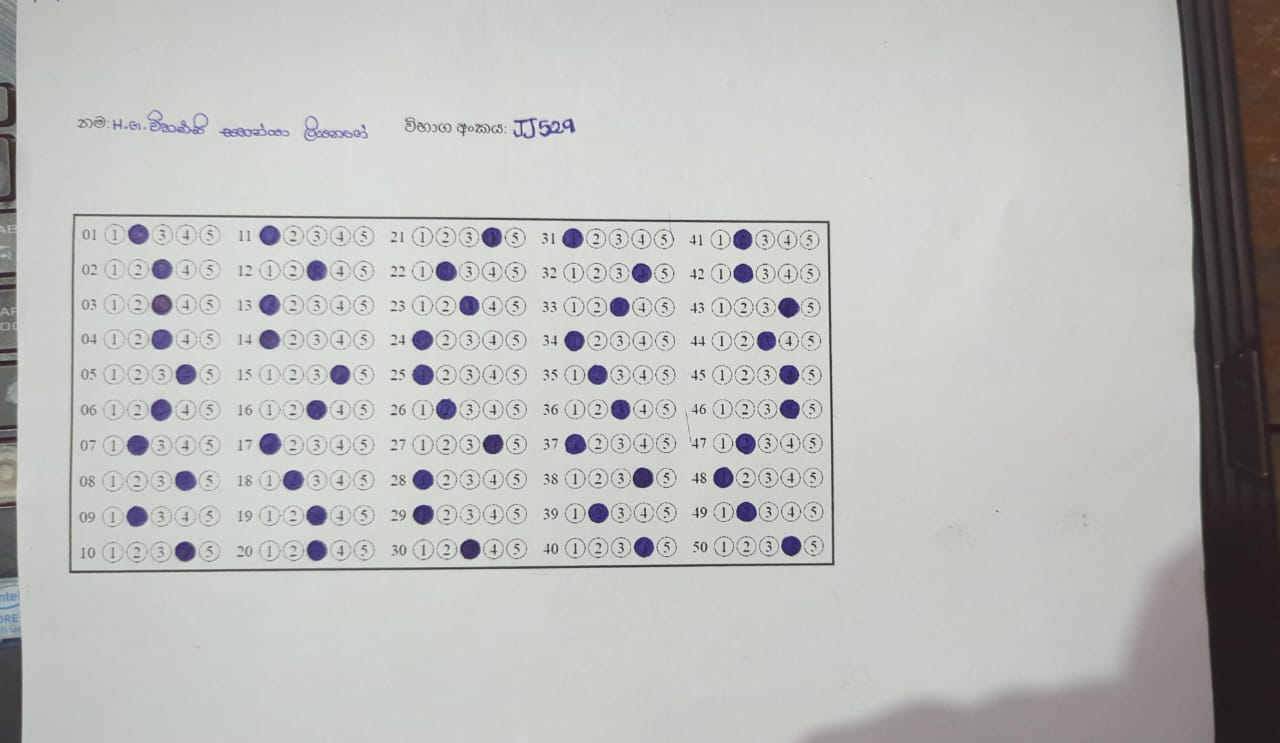
#> input picture imageSample.jpeg, 1280 x 743 px
$ python main.py
#> lines starting #> are read from the running program, lines starting #| are printed output that depends on the picture; after the words box and inside, x2 and y2 are one past the last pixel; in counts of white or black regions, pixels touching at a corner belong together
### utils.py

############################################################################

###### Some Utility Functions, but not needed to final implementation ######

############################################################################


import cv2 as cv
import numpy as np

def stackImages(imgArray, scale, lables=[]):
    rows = len(imgArray)
    cols = len(imgArray[0])
    rowsAvailable = isinstance(imgArray[0], list)
    width = imgArray[0][0].shape[1]
    height = imgArray[0][0].shape[0]
    if rowsAvailable:
        for x in range(0, rows):
            for y in range(0, cols):
                if imgArray[x][y].shape[:2] == imgArray[0][0].shape[:2]:
                    imgArray[x][y] = cv.resize(imgArray[x][y], (0, 0), None, scale, scale)
                else:
                    imgArray[x][y] = cv.resize(imgArray[x][y], (imgArray[0][0].shape[1], imgArray[0][0].shape[0]), None, scale, scale)
                if len(imgArray[x][y].shape) == 2: imgArray[x][y] = cv.cvtColor(imgArray[x][y], cv.COLOR_GRAY2BGR)
        imageBlank = np.zeros((height, width, 3), np.uint8)
        hor = [imageBlank]*rows
        hor_con = [imageBlank]*rows
        for x in range(0, rows):
            hor[x] = np.hstack(imgArray[x])
        ver = np.vstack(hor)
    else:
        for x in range(0, rows):
            if imgArray[x].shape[:2] == imgArray[0].shape[:2]:
                imgArray[x] = cv.resize(imgArray[x], (0, 0), None, scale, scale)
            else:
                imgArray[x] = cv.resize(imgArray[x], (imgArray[0].shape[1], imgArray[0].shape[0]), None, scale, scale)
            if len(imgArray[x].shape) == 2: imgArray[x] = cv.cvtColor(imgArray[x], cv.COLOR_GRAY2BGR)
        hor = np.hstack(imgArray)
        ver = hor
    return ver

def rectContour(contour):
    rectCon = []
    for i in contour:
        area = cv.contourArea(i)
        #print(area)
        if area>50:
            peri = cv.arcLength(i, True)
            approx = cv.approxPolyDP(i, 0.02*peri, True) #True - assuming to be closed shape
            #print("Corner points: ", len(approx))
            if len(approx) == 4:
                rectCon.append(i)
    #print(len(rectCon))
    rectCon = sorted(rectCon, key=cv.contourArea, reverse=True)
    return rectCon

def getCornerPoints(cont):
    peri = cv.arcLength(cont, True)
    approx = cv.approxPolyDP(cont, 0.02*peri, True)
    return approx

def reOrder(myPoints):
    myPoints = myPoints.reshape((4, 2))
    myPointsNew = np.zeros((4, 1, 2), np.int32)
    add = myPoints.sum(1)  #Access no 1 will add
    #print(myPoints)
    #print(add)
    myPointsNew[0] = myPoints[np.argmin(add)] #First point should be min of addition
    myPointsNew[3] = myPoints[np.argmax(add)] #Last point should be max of addition
    diff = np.diff(myPoints, axis=1)
    myPointsNew[1] = myPoints[np.argmin(diff)] #[w,0]
    myPointsNew[2] = myPoints[np.argmax(diff)] #[0,h]
    #print(diff)
    return myPointsNew

### main.py
import cv2 as cv
import numpy as np
import utils

widthImg = 800
heightImg = 800

img = cv.imread('imageSample.jpeg')
#> img is the input picture: shape (743, 1280, 3); mean B, G, R 185.9, 188.5, 187.9
img = cv.resize(img, (widthImg, heightImg))
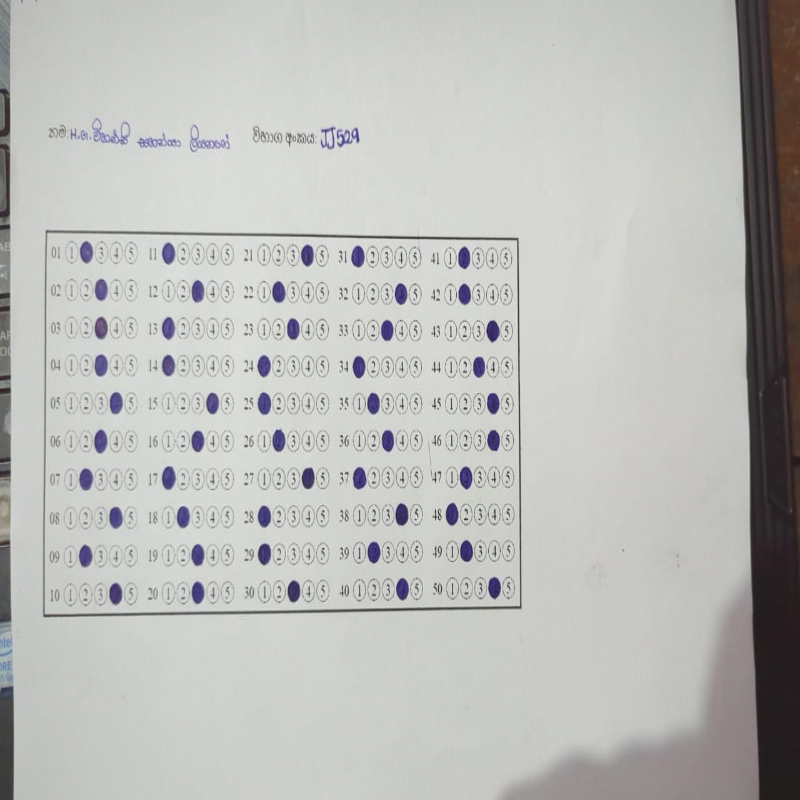
#> img: shape (800, 800, 3); mean B, G, R 185.9, 188.4, 187.9
imgContours = img.copy()
imgBiggestContours = img.copy()

imgGray = cv.cvtColor(img, cv.COLOR_BGR2GRAY)
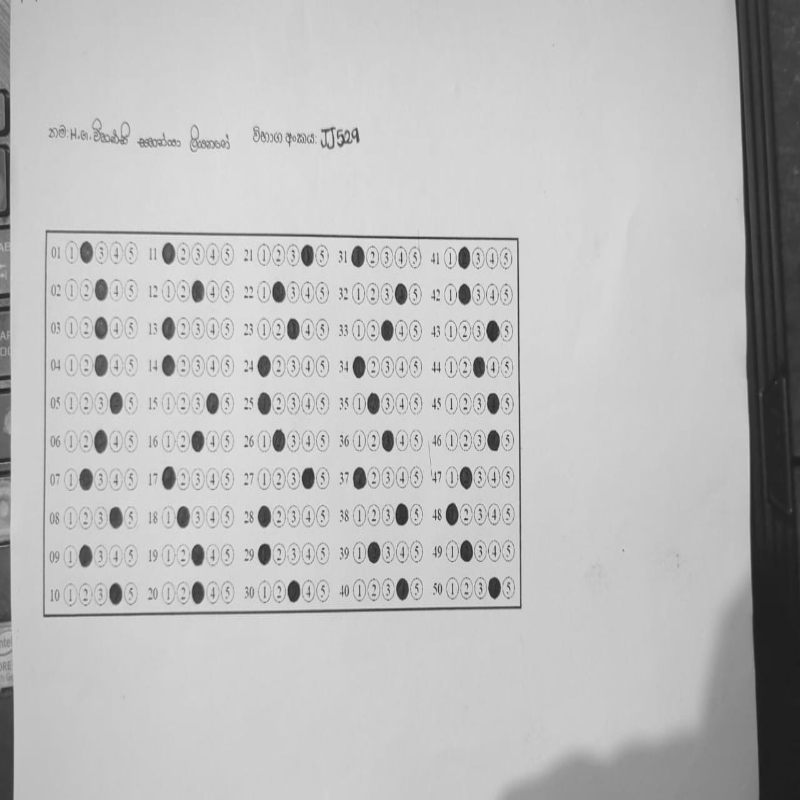
#> imgGray: shape (800, 800); min 28, max 243, mean 188
imgBlur = cv.GaussianBlur(img, (5, 5), 1)
imgCanny = cv.Canny(imgBlur, 50, 50)
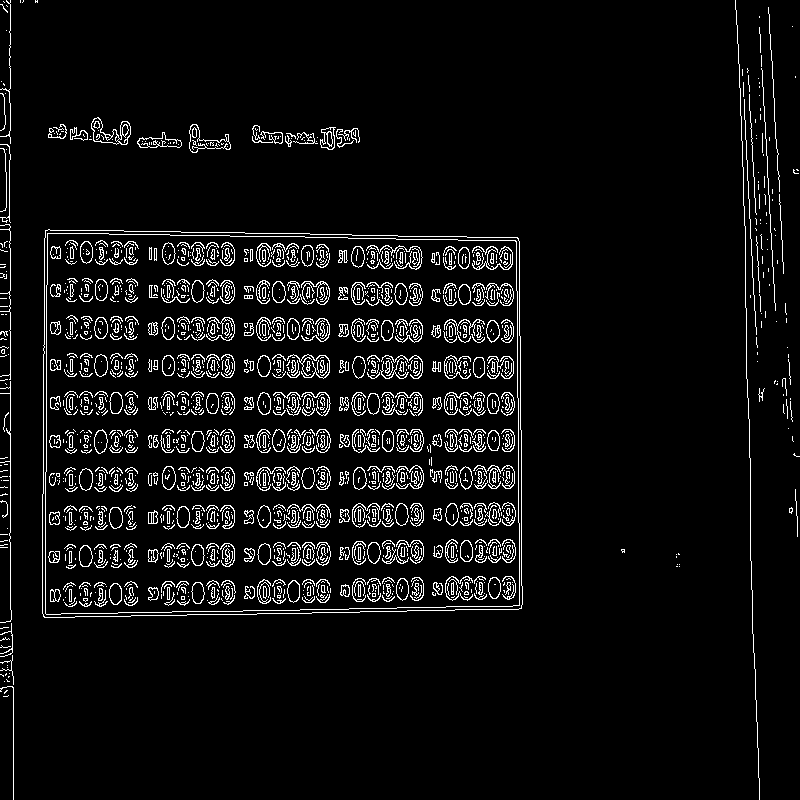
#> imgCanny: shape (800, 800); 5.8% white in thin lines or dots

#Finding all contours
contours, hierarchy = cv.findContours(imgCanny, cv.RETR_EXTERNAL, cv.CHAIN_APPROX_NONE)
#> contours = 194 contours, 187 with area under 20; largest, box (x1, y1, x2, y2) and area: (42, 229, 523, 618) 181140, (91, 117, 131, 145) 560, (189, 124, 231, 153) 498, (137, 132, 182, 148) 356, (320, 127, 336, 150) 230, (70, 127, 88, 141) 52, (48, 124, 67, 139) 34
cv.drawContours(imgContours, contours, -1, (0, 255, 0), 10)
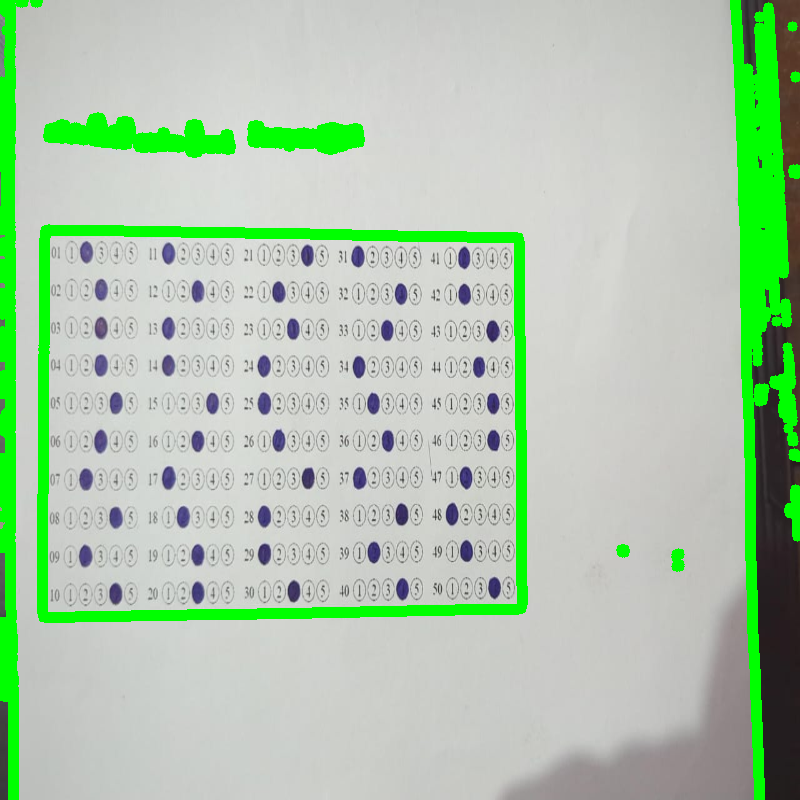
#> imgContours: shape (800, 800, 3); 9.45% of pixels changed, all inside (x1, y1, x2, y2) = (0, 0, 800, 800)

#Find rectangles
rectCon = utils.rectContour(contours)
#> the loop in rectContour, `for i in contour:` made 194 passes
#> (area, peri, approx) on pass 102: (181140.5, 1720.7, [[45, 230], [44, 617], [521, 608], [517, 237]])
#> (area, peri) on passes 147, 155, 156, 159, 162: (356, 117.6), (229.5, 86.04), (52.5, 112.2), (497.5, 154.3), (559.5, 168.5)
#> after the loop in rectContour, `for i in contour:`: rectCon = 1 contour; box (x1, y1, x2, y2) and area: (42, 229, 523, 618) 181140
biggestContour = utils.getCornerPoints(rectCon[0])
#> in getCornerPoints, `peri = cv.arcLength(cont, True)`: peri = 1720.7
#> in getCornerPoints, `approx = cv.approxPolyDP(cont, 0.02*peri, True)`: approx = [[45, 230], [44, 617], [521, 608], [517, 237]]
#> biggestContour = [[45, 230], [44, 617], [521, 608], [517, 237]]
#print(biggestContour.shape)
#gradePoints = utils.getCornerPoints(rectCon[1])  if a grader box is present
#print(biggestContour)

if biggestContour.size != 0 : #and gradePoints.size != 0
    cv.drawContours(imgBiggestContours, biggestContour, -1, (0, 255, 0), 20)
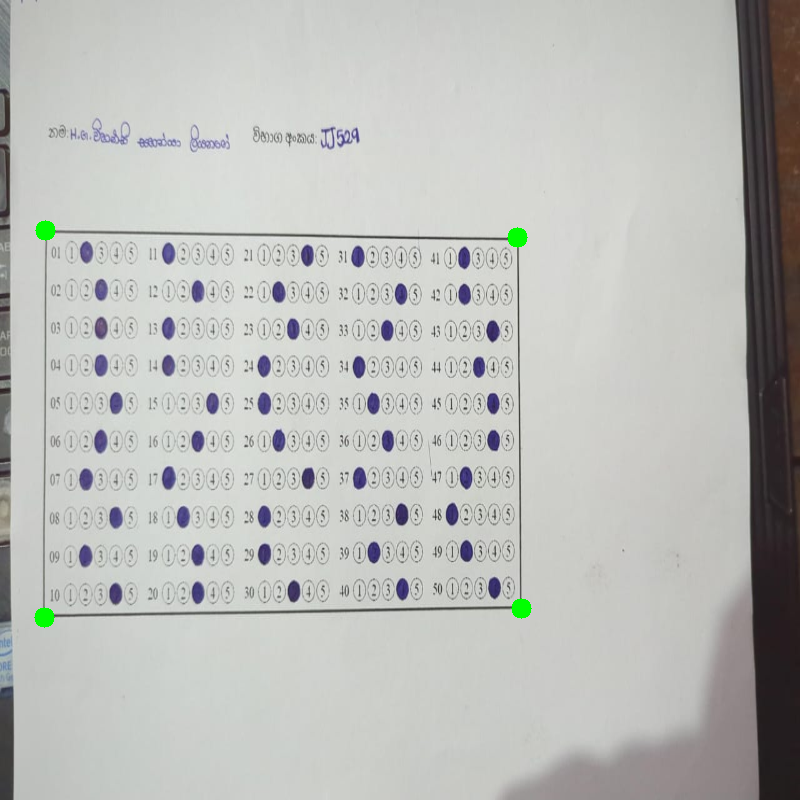
#> imgBiggestContours: shape (800, 800, 3); 0.2% of pixels changed, all inside (x1, y1, x2, y2) = (34, 220, 532, 628)
    #cv.drawContours(imgBiggestContours, gradePoints, -1, (255, 0, 0), 20)

    buggestContour = utils.reOrder(biggestContour)
#> in reOrder, `add = myPoints.sum(1)`: add = [275, 661, 1129, 754]
#> in reOrder, `diff = np.diff(myPoints, axis=1)`: diff = [185, 573, 87, -280]
#> buggestContour = [[45, 230], [517, 237], [44, 617], [521, 608]]
    #gradePoints = utils.reOrder(gradePoints)

    pt1 = np.float32(biggestContour)
#> pt1 = [[45, 230], [44, 617], [521, 608], [517, 237]]
    pt2 = np.float32([[0, 0], [widthImg, 0], [0, heightImg], [widthImg, heightImg]])
    matrix = cv.getPerspectiveTransform(pt1, pt2)
#> matrix = [[-1.4, 1.76, -342.6], [-1.37, -0.00355, 62.65], [-0.00351, 1.49e-05, 1]]
    imgWarpColored = cv.warpPerspective(img, matrix, (widthImg, heightImg))
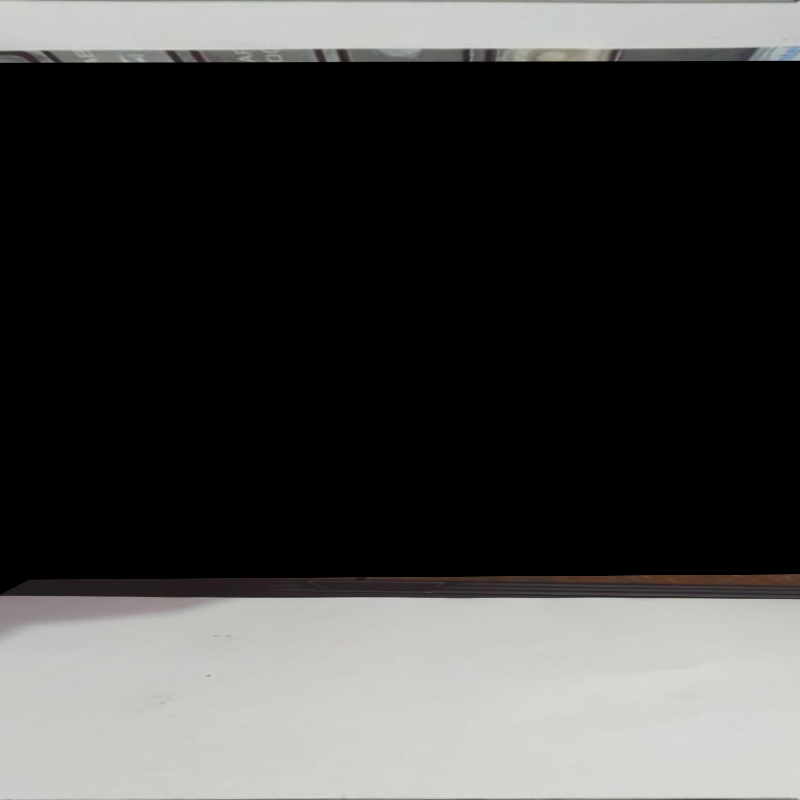
#> imgWarpColored: shape (800, 800, 3); mean B, G, R 65.2, 66.5, 66.6

imgBlank = np.zeros_like(img)

imgArray = ([img, imgGray, imgBlur, imgCanny],
            [imgContours, imgBiggestContours, imgWarpColored, imgBlank])

imgStack = utils.stackImages(imgArray, 0.5) #0.5 is the scale
#> in stackImages, `rows = len(imgArray)`: rows = 2
#> in stackImages, `cols = len(imgArray[0])`: cols = 4
#> in stackImages, `rowsAvailable = isinstance(imgArray[0], list)`: rowsAvailable = True
#> in stackImages, `hor = [imageBlank]*rows`: hor = 2 items
#> in stackImages, `ver = np.vstack(hor)`:
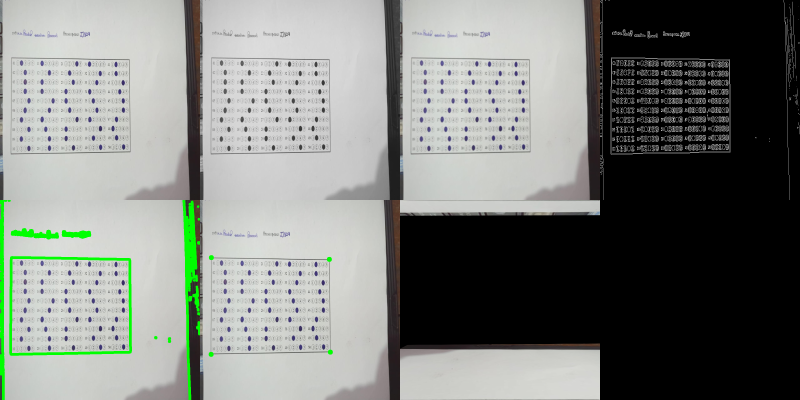
#> ver: shape (800, 1600, 3) (shown at 1/2 size); mean of channels 0, 1, 2 124.8, 129.3, 126; drawn as B, G, R

cv.imshow('Stack', imgStack)

cv.imshow('Image', imgStack)
cv.waitKey(0)
